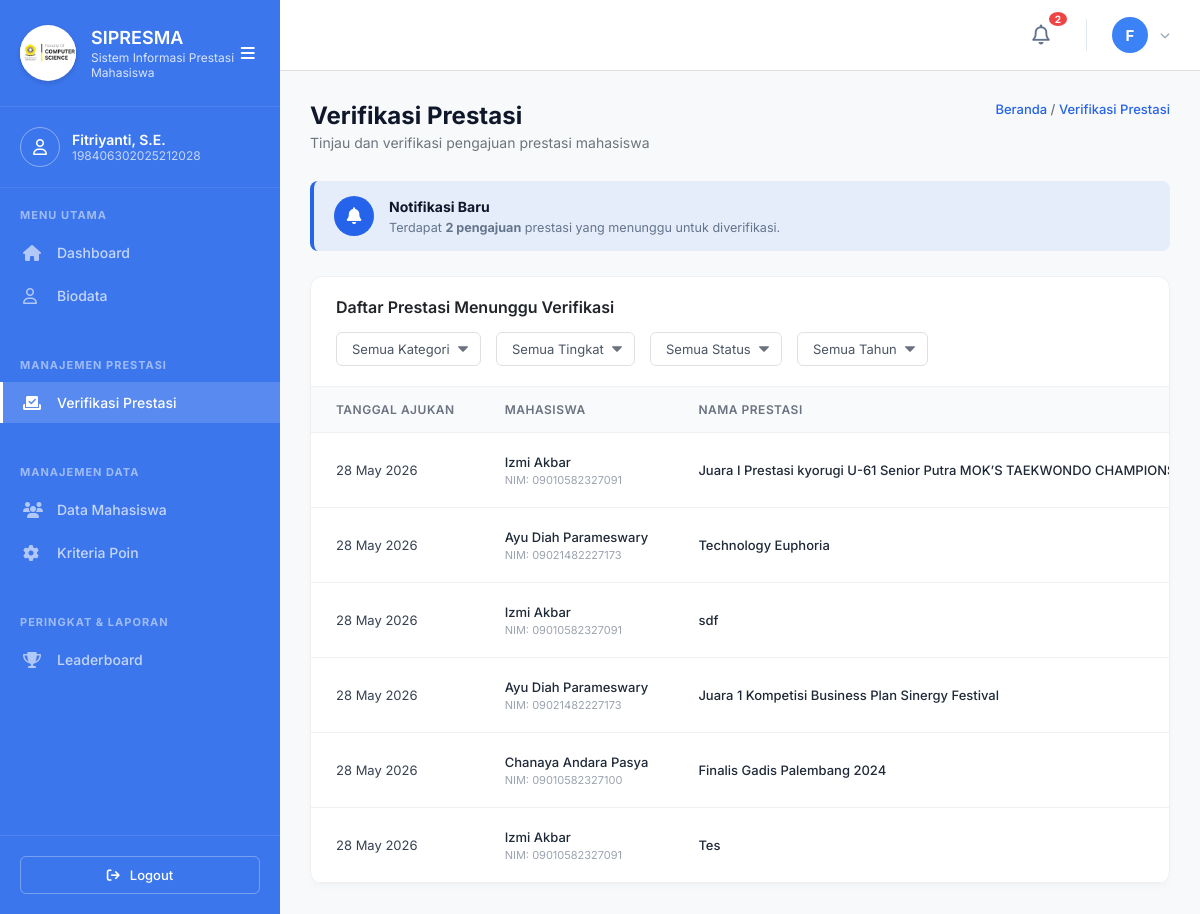
Screenshot of /administrator/VerifikasiPrestasi.php (signed in) with the database file from the repository.
### tables this page shows
CREATE TABLE IF NOT EXISTS `prestasi` (
  `id` int NOT NULL AUTO_INCREMENT,
  `mahasiswa_id` int DEFAULT NULL,
  `judul` varchar(200) NOT NULL,
  `kategori` varchar(50) DEFAULT NULL,
  `jenis` varchar(100) NOT NULL,
  `tingkat` varchar(50) NOT NULL,
  `juara` enum('Juara 1','Juara 2','Juara 3','Harapan 1','Harapan 2','Finalis') NOT NULL,
  `tahun` year NOT NULL,
  `deskripsi` text,
  `bukti_file` varchar(255) DEFAULT NULL,
  `file_pendukung` text,
  `bukti_pendukung` text,
  `status` enum('pending','approved','rejected') DEFAULT 'pending',
  `read_status` enum('read','unread') DEFAULT 'read',
  `poin` int DEFAULT '0',
  `created_at` timestamp NOT NULL DEFAULT CURRENT_TIMESTAMP,
  `updated_at` timestamp NOT NULL DEFAULT CURRENT_TIMESTAMP ON UPDATE CURRENT_TIMESTAMP,
  `alasan_penolakan` text,
  `nim` varchar(20) DEFAULT NULL,
  PRIMARY KEY (`id`),
  KEY `mahasiswa_id` (`mahasiswa_id`),
  KEY `fk_prestasi_nim` (`nim`),
  CONSTRAINT `fk_prestasi_nim` FOREIGN KEY (`nim`) REFERENCES `mahasiswa` (`nim`) ON DELETE CASCADE ON UPDATE CASCADE,
  CONSTRAINT `prestasi_ibfk_1` FOREIGN KEY (`mahasiswa_id`) REFERENCES `mahasiswa` (`id`) ON DELETE CASCADE
);

CREATE TABLE IF NOT EXISTS `mahasiswa` (
  `id` int NOT NULL AUTO_INCREMENT,
  `user_id` int DEFAULT NULL,
  `nim` varchar(20) NOT NULL,
  `nama` varchar(100) NOT NULL,
  `prodi` varchar(100) DEFAULT NULL,
  `kelas` varchar(50) DEFAULT NULL,
  `pembimbing_akademik` varchar(100) DEFAULT NULL,
  `angkatan` varchar(10) NOT NULL,
  `email` varchar(100) DEFAULT NULL,
  `telp` varchar(20) DEFAULT NULL,
  `ipk` decimal(3,2) DEFAULT '0.00',
  `total_poin` int DEFAULT '0',
  `status_akun` varchar(20) DEFAULT 'aktif',
  `created_at` datetime DEFAULT CURRENT_TIMESTAMP,
  PRIMARY KEY (`id`),
  UNIQUE KEY `nim` (`nim`),
  KEY `user_id` (`user_id`),
  CONSTRAINT `mahasiswa_ibfk_1` FOREIGN KEY (`user_id`) REFERENCES `users` (`id`) ON DELETE CASCADE
);

### administrator/VerifikasiPrestasi.php (the view, shortened to what this page needs)
<?php
require '../koneksi.php';
$q_pending = $conn->query("SELECT COUNT(*) as cnt FROM prestasi WHERE status='pending'");
$menunggu = $q_pending->fetch_assoc()['cnt'];
$q_prestasi = $conn->query("
    SELECT p.*, m.nim, m.nama, m.prodi, m.angkatan,
           (SELECT pc.poin FROM poin_config pc
            WHERE (pc.tingkat = p.tingkat OR (p.tingkat = 'Kota/Kabupaten' AND pc.tingkat IN ('Kota', 'Kabupaten')))
              AND pc.juara = p.juara
            ORDER BY pc.poin DESC LIMIT 1) as poin_otomatis
    FROM prestasi p
    JOIN mahasiswa m ON p.mahasiswa_id = m.id
    ORDER BY
        CASE p.status
            WHEN 'approved' THEN 1
            WHEN 'pending' THEN 2
            WHEN 'rejected' THEN 3
            ELSE 4
        END ASC,
        CASE WHEN p.status = 'approved' THEN COALESCE((SELECT pc.poin FROM poin_config pc
            WHERE (pc.tingkat = p.tingkat OR (p.tingkat = 'Kota/Kabupaten' AND pc.tingkat IN ('Kota', 'Kabupaten')))
              AND pc.juara = p.juara
            ORDER BY pc.poin DESC LIMIT 1), 0) ELSE 0 END DESC,
        p.id DESC
");
?>
<!DOCTYPE html>
<html lang="id">
<head>
    <link rel="stylesheet" href="https://cdnjs.cloudflare.com/ajax/libs/font-awesome/6.4.0/css/all.min.css">
    <link rel="stylesheet" href="Assets/Css/Style.css?v=<?php echo time(); ?>">
</head>
<body class="dashboard-body new-dashboard">
    <aside class="sidebar-new" id="sidebar">
        <div class="sidebar-header-new">
            <div class="sidebar-header-left">
                <div class="logo-icon" style="width:56px; height:56px; display:flex; align-items:center; justify-content:center; flex-shrink:0; border-radius:50%; background:#ffffff; overflow:hidden; box-shadow: 0 2px 5px rgba(0,0,0,0.15);">
                    <img src="Assets/Images/logo_fasilkom.png" alt="Logo Fasilkom" style="width: 100%; height: 100%; object-fit: contain;">
                </div>
                <div class="logo-text">
                    <h2>SIPRESMA</h2>
                    <p>Sistem Informasi Prestasi Mahasiswa</p>
                </div>
            </div>
            <button class="toggle-btn-sidebar btn-toggle-sidebar" id="toggleSidebar" title="Toggle Sidebar">
                <i class="fa-solid fa-bars"></i>
            </button>
        </div>
        <div class="sidebar-profile" style="border-top: 1px solid rgba(255, 255, 255, 0.08);">
            <div class="profile-icon" style="background-color: transparent; border: 1px solid rgba(255,255,255,0.4);">
                <i class="fa-regular fa-user"></i>
            </div>
            <div class="profile-details">
                <div class="profile-name"><?= htmlspecialchars($_SESSION['admin_nama'] ?? 'Admin') ?></div>
                <div class="profile-role"><?= htmlspecialchars($_SESSION['admin_nip'] ?? '-') ?></div>
            </div>
        </div>
        <div class="sidebar-menus-container">
            <div class="sidebar-menu-title">MENU UTAMA</div>
            <ul class="sidebar-menu-new">
                <li class="menu-item-new"><a href="Dashboard.php"><i class="fa-solid fa-house"></i> <span class="menu-text">Dashboard</span></a></li>
                <li class="menu-item-new"><a href="Biodata.php"><i class="fa-regular fa-user"></i> <span class="menu-text">Biodata</span></a></li>
            </ul>
            <div class="sidebar-menu-title mt-custom">MANAJEMEN PRESTASI</div>
            <ul class="sidebar-menu-new">
                <li class="menu-item-new active">
                    <a href="VerifikasiPrestasi.php">
                        <i class="fa-solid fa-check-to-slot"></i> <span class="menu-text">Verifikasi Prestasi</span>
                    </a>
                </li>
            </ul>
            <div class="sidebar-menu-title mt-custom">MANAJEMEN DATA</div>
            <ul class="sidebar-menu-new">
                <li class="menu-item-new"><a href="DataMahasiswa.php"><i class="fa-solid fa-users"></i> <span class="menu-text">Data Mahasiswa</span></a></li>
                <li class="menu-item-new"><a href="KriteriaPoin.php"><i class="fa-solid fa-gear"></i> <span class="menu-text">Kriteria Poin</span></a></li>
            </ul>
            <div class="sidebar-menu-title mt-custom">PERINGKAT & LAPORAN</div>
            <ul class="sidebar-menu-new">
                <li class="menu-item-new"><a href="Leaderboard.php"><i class="fa-solid fa-trophy"></i> <span class="menu-text">Leaderboard</span></a></li>
            </ul>
        </div>
        <div class="sidebar-footer-new">
            <a href="Logout.php" class="logout-btn-new"><i class="fa-solid fa-arrow-right-from-bracket"></i> <span class="menu-text">Logout</span></a>
        </div>
    </aside>
    <main class="main-content-new" id="mainContent">
        <?php include 'Topbar.php'; ?>
        <div class="content-wrapper-new">
            <div class="page-header-new">
                <div class="page-header-flex">
                    <div class="page-title-new">
                        <div>
                            <h1 class="page-title-text">Verifikasi Prestasi</h1>
                            <p>Tinjau dan verifikasi pengajuan prestasi mahasiswa</p>
                        </div>
                    </div>
                    <div style="display: flex; flex-direction: column; align-items: flex-end; gap: 15px;">
                        <div class="breadcrumb-top" style="margin-bottom: 0;">
                            <a href="Dashboard.php">Beranda</a> <span>/</span> Verifikasi Prestasi
                        </div>
                    </div>
                </div>
            </div>
            <?php if ($menunggu > 0): ?>
                <div class="notification-banner" style="background: rgba(59, 130, 246, 0.1); border-left: 4px solid var(--primary-color); padding: 15px 20px; border-radius: 8px; margin-bottom: 25px; display: flex; align-items: center; gap: 15px;">
                    <div style="background: var(--primary-color); color: white; width: 40px; height: 40px; border-radius: 50%; display: flex; align-items: center; justify-content: center; font-size: 1.2rem;">
                        <i class="fa-solid fa-bell"></i>
                    </div>
                    <div>
                        <h4 style="margin: 0; color: var(--text-color); font-size: 1rem;">Notifikasi Baru</h4>
                        <p style="margin: 5px 0 0 0; color: var(--text-muted); font-size: 0.9rem;">Terdapat <strong><?= $menunggu ?> pengajuan</strong> prestasi yang menunggu untuk diverifikasi.</p>
                    </div>
                </div>
            <?php endif; ?>
            <div class="verifikasi-panel">
                <div class="panel-header-flex" style="flex-wrap: wrap; gap: 15px;">
                    <h2>Daftar Prestasi Menunggu Verifikasi</h2>
                    <div class="filter-actions" style="flex-wrap: wrap;">
                        <select class="custom-select" id="filterKategori">
                            <option value="">Semua Kategori</option>
                        </select>
                        <select class="custom-select" id="filterTingkat">
                            <option value="">Semua Tingkat</option>
                        </select>
                        <select class="custom-select" id="filterStatus">
                            <option value="">Semua Status</option>
                        </select>
                        <select class="custom-select" id="filterTahun">
                            <option value="">Semua Tahun</option>
                        </select>
                    </div>
                </div>
                <div class="table-responsive">
                    <table class="verifikasi-table">
                        <thead>
                            <tr>
                                <th>TANGGAL AJUKAN</th>
                                <th>MAHASISWA</th>
                                <th>NAMA PRESTASI</th>
                            </tr>
                        </thead>
                        <tbody>
                            <?php while ($row = $q_prestasi->fetch_assoc()):
                                $is_akademik = in_array($row['jenis'], ['Sains', 'Teknologi']);
                                $kategori_utama = $is_akademik ? 'Akademik' : 'Nonakademik';
                                $subkategori = $row['jenis'];
                                $row['kategori_utama'] = $kategori_utama;
                                $row['subkategori_utama'] = $subkategori;
                            ?>
                                <tr data-status="<?= htmlspecialchars($row['status']) ?>" data-kategori="<?= htmlspecialchars($kategori_utama) ?>" data-subkategori="<?= htmlspecialchars($subkategori) ?>" data-tahun="<?= htmlspecialchars($row['tahun']) ?>" data-id="<?= htmlspecialchars($row['id']) ?>">
                                    <td><?= date('d M Y')  ?></td>
                                    <td>
                                        <div class="mhs-name"><?= htmlspecialchars($row['nama']) ?></div>
                                        <div class="mhs-nim">NIM: <?= htmlspecialchars($row['nim']) ?></div>
                                    </td>
                                    <td>
                                        <div class="prestasi-name"><?= htmlspecialchars($row['judul']) ?></div>
                                    </td>
                                </tr>
                            <?php endwhile; ?>
                        </tbody>
                    </table>
                </div>
            </div>
        </div>
    </main>
</body>
</html>

### rows the page displays
prestasi: mahasiswa.nama "Izmi Akbar", mahasiswa.nim "09010582327091", judul "Juara I Prestasi kyorugi U-61 Senior Putra MOK’S TAEKWONDO…"
prestasi: mahasiswa.nama "Ayu Diah Parameswary", mahasiswa.nim "09021482227173", judul "Technology Euphoria"
prestasi: mahasiswa.nama "Izmi Akbar", mahasiswa.nim "09010582327091", judul "sdf"
prestasi: mahasiswa.nama "Ayu Diah Parameswary", mahasiswa.nim "09021482227173", judul "Juara 1 Kompetisi Business Plan Sinergy Festival"
prestasi: mahasiswa.nama "Chanaya Andara Pasya", mahasiswa.nim "09010582327100", judul "Finalis Gadis Palembang 2024"
prestasi: mahasiswa.nama "Izmi Akbar", mahasiswa.nim "09010582327091", judul "Tes"

### other values shown
$_SESSION['admin_nama'] "Fitriyanti, S.E."
$_SESSION['admin_nip'] "198406302025212028"
$total_notif "2"
$menunggu "2"
